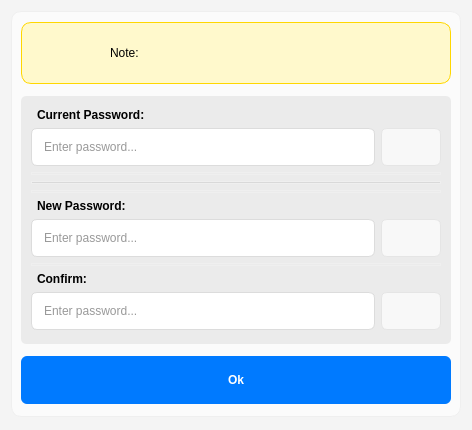
<?xml version="1.0" encoding="UTF-8"?>
<ui version="4.0">
 <class>Dialog</class>
 <widget class="QDialog" name="Dialog">
  <property name="geometry">
   <rect>
    <x>0</x>
    <y>0</y>
    <width>472</width>
    <height>430</height>
   </rect>
  </property>
  <property name="sizePolicy">
   <sizepolicy hsizetype="Preferred" vsizetype="Expanding">
    <horstretch>0</horstretch>
    <verstretch>0</verstretch>
   </sizepolicy>
  </property>
  <property name="windowTitle">
   <string>Dialog</string>
  </property>
  <property name="styleSheet">
   <string notr="true">background-color: rgb(244, 244, 244);</string>
  </property>
  <layout class="QGridLayout" name="gridLayout" rowstretch="0">
   <property name="bottomMargin">
    <number>13</number>
   </property>
   <item row="0" column="0">
    <widget class="QFrame" name="frame">
     <property name="styleSheet">
      <string notr="true">QFrame {
background-color: rgb(251, 251, 251);
border: 1px solid rgb(239, 239, 239);
border-radius: 10px;
}</string>
     </property>
     <property name="frameShape">
      <enum>QFrame::Shape::StyledPanel</enum>
     </property>
     <property name="frameShadow">
      <enum>QFrame::Shadow::Raised</enum>
     </property>
     <layout class="QGridLayout" name="gridLayout_2" rowstretch="0,0,0" columnstretch="0,0">
      <property name="topMargin">
       <number>10</number>
      </property>
      <property name="rightMargin">
       <number>9</number>
      </property>
      <property name="bottomMargin">
       <number>12</number>
      </property>
      <property name="horizontalSpacing">
       <number>6</number>
      </property>
      <property name="verticalSpacing">
       <number>12</number>
      </property>
      <item row="0" column="0" colspan="2">
       <widget class="QWidget" name="widget" native="true">
        <property name="sizePolicy">
         <sizepolicy hsizetype="Expanding" vsizetype="Expanding">
          <horstretch>0</horstretch>
          <verstretch>0</verstretch>
         </sizepolicy>
        </property>
        <property name="minimumSize">
         <size>
          <width>0</width>
          <height>62</height>
         </size>
        </property>
        <property name="styleSheet">
         <string notr="true">background-color: rgb(255, 249, 204);
border-radius: 10px;
border: 1px solid rgb(255, 215, 0);</string>
        </property>
        <layout class="QHBoxLayout" name="horizontalLayout" stretch="1,3">
         <property name="spacing">
          <number>36</number>
         </property>
         <property name="leftMargin">
          <number>21</number>
         </property>
         <property name="topMargin">
          <number>9</number>
         </property>
         <property name="rightMargin">
          <number>9</number>
         </property>
         <property name="bottomMargin">
          <number>9</number>
         </property>
         <item>
          <widget class="QLabel" name="label_4">
           <property name="maximumSize">
            <size>
             <width>32</width>
             <height>32</height>
            </size>
           </property>
           <property name="styleSheet">
            <string notr="true">border: none;</string>
           </property>
           <property name="text">
            <string/>
           </property>
           <property name="pixmap">
            <pixmap>resources/keys.png</pixmap>
           </property>
           <property name="scaledContents">
            <bool>true</bool>
           </property>
          </widget>
         </item>
         <item>
          <widget class="QLabel" name="change_pass_note">
           <property name="styleSheet">
            <string notr="true">border: none;</string>
           </property>
           <property name="text">
            <string>Note: </string>
           </property>
           <property name="alignment">
            <set>Qt::AlignmentFlag::AlignLeading|Qt::AlignmentFlag::AlignLeft|Qt::AlignmentFlag::AlignVCenter</set>
           </property>
           <property name="wordWrap">
            <bool>true</bool>
           </property>
          </widget>
         </item>
        </layout>
       </widget>
      </item>
      <item row="1" column="0" colspan="2">
       <widget class="QWidget" name="widget_2" native="true">
        <property name="sizePolicy">
         <sizepolicy hsizetype="MinimumExpanding" vsizetype="MinimumExpanding">
          <horstretch>0</horstretch>
          <verstretch>0</verstretch>
         </sizepolicy>
        </property>
        <property name="styleSheet">
         <string notr="true">background-color: rgb(235, 235, 235);
border-radius: 5px;</string>
        </property>
        <layout class="QVBoxLayout" name="verticalLayout" stretch="0,1,0,0,0,0,0,0,0,0">
         <property name="spacing">
          <number>6</number>
         </property>
         <property name="leftMargin">
          <number>10</number>
         </property>
         <property name="topMargin">
          <number>12</number>
         </property>
         <property name="rightMargin">
          <number>10</number>
         </property>
         <property name="bottomMargin">
          <number>14</number>
         </property>
         <item>
          <widget class="QLabel" name="label_2">
           <property name="font">
            <font>
             <bold>true</bold>
            </font>
           </property>
           <property name="styleSheet">
            <string notr="true">border: none;</string>
           </property>
           <property name="text">
            <string>Current Password:</string>
           </property>
           <property name="indent">
            <number>6</number>
           </property>
          </widget>
         </item>
         <item>
          <layout class="QGridLayout" name="gridLayout_3" rowstretch="0" columnstretch="10,0">
           <item row="0" column="0">
            <widget class="QLineEdit" name="change_pass_cp_box">
             <property name="sizePolicy">
              <sizepolicy hsizetype="Expanding" vsizetype="Expanding">
               <horstretch>0</horstretch>
               <verstretch>0</verstretch>
              </sizepolicy>
             </property>
             <property name="styleSheet">
              <string notr="true">QLineEdit {
    background-color: #ffffff;
    border: 1px solid #dcdcdc;
    border-radius: 6px;
    padding-left: 10px; /* space for icon */
    padding-right: 10px;
    padding-top: 6px;
    padding-bottom: 6px;
    font: 12px 'Segoe UI', sans-serif;
    color: #333333;
}

QLineEdit:focus {
    border: 1px solid #4a90e2;
    outline: none;
}</string>
             </property>
             <property name="echoMode">
              <enum>QLineEdit::EchoMode::Password</enum>
             </property>
             <property name="placeholderText">
              <string>Enter password...</string>
             </property>
             <property name="clearButtonEnabled">
              <bool>true</bool>
             </property>
            </widget>
           </item>
           <item row="0" column="1">
            <widget class="QPushButton" name="cp_visibility_btn">
             <property name="sizePolicy">
              <sizepolicy hsizetype="MinimumExpanding" vsizetype="MinimumExpanding">
               <horstretch>0</horstretch>
               <verstretch>0</verstretch>
              </sizepolicy>
             </property>
             <property name="minimumSize">
              <size>
               <width>0</width>
               <height>0</height>
              </size>
             </property>
             <property name="maximumSize">
              <size>
               <width>60</width>
               <height>16777215</height>
              </size>
             </property>
             <property name="font">
              <font>
               <pointsize>13</pointsize>
               <kerning>false</kerning>
               <fontweight>DemiBold</fontweight>
              </font>
             </property>
             <property name="cursor">
              <cursorShape>PointingHandCursor</cursorShape>
             </property>
             <property name="toolTip">
              <string>Click to see password.</string>
             </property>
             <property name="styleSheet">
              <string notr="true">    QPushButton {
	background-color: rgb(248, 248, 248);
		color: rgb(0, 0, 0);
        border: 1px solid rgb(229, 229, 229);
        border-radius: 6px;
        padding: 8px 18px;
        font-weight: 600;
    }
    QPushButton:hover {
		background-color: rgb(0, 122, 255);
		color: rgb(255, 255, 255);
    }
    QPushButton:pressed {
	background-color: rgb(0, 113, 234);
		color: rgb(255, 255, 255);
    }</string>
             </property>
             <property name="text">
              <string/>
             </property>
             <property name="icon">
              <iconset>
               <normaloff>resources/icons8-visible-100.png</normaloff>resources/icons8-visible-100.png</iconset>
             </property>
             <property name="iconSize">
              <size>
               <width>30</width>
               <height>30</height>
              </size>
             </property>
             <property name="checkable">
              <bool>false</bool>
             </property>
             <property name="flat">
              <bool>false</bool>
             </property>
            </widget>
           </item>
          </layout>
         </item>
         <item>
          <widget class="Line" name="line_2">
           <property name="orientation">
            <enum>Qt::Orientation::Horizontal</enum>
           </property>
          </widget>
         </item>
         <item>
          <widget class="Line" name="line">
           <property name="styleSheet">
            <string notr="true">background-color: rgb(217, 217, 217);</string>
           </property>
           <property name="orientation">
            <enum>Qt::Orientation::Horizontal</enum>
           </property>
          </widget>
         </item>
         <item>
          <widget class="Line" name="line_3">
           <property name="orientation">
            <enum>Qt::Orientation::Horizontal</enum>
           </property>
          </widget>
         </item>
         <item>
          <widget class="QLabel" name="label_3">
           <property name="font">
            <font>
             <bold>true</bold>
            </font>
           </property>
           <property name="styleSheet">
            <string notr="true">border: none;</string>
           </property>
           <property name="text">
            <string>New Password:</string>
           </property>
           <property name="indent">
            <number>6</number>
           </property>
          </widget>
         </item>
         <item>
          <layout class="QGridLayout" name="gridLayout_4" columnstretch="10,1">
           <item row="0" column="0">
            <widget class="QLineEdit" name="change_pass_np_box">
             <property name="sizePolicy">
              <sizepolicy hsizetype="Expanding" vsizetype="Expanding">
               <horstretch>0</horstretch>
               <verstretch>0</verstretch>
              </sizepolicy>
             </property>
             <property name="styleSheet">
              <string notr="true">QLineEdit {
    background-color: #ffffff;
    border: 1px solid #dcdcdc;
    border-radius: 6px;
    padding-left: 10px; /* space for icon */
    padding-right: 10px;
    padding-top: 6px;
    padding-bottom: 6px;
    font: 12px 'Segoe UI', sans-serif;
    color: #333333;
}

QLineEdit:focus {
    border: 1px solid #4a90e2;
    outline: none;
}</string>
             </property>
             <property name="echoMode">
              <enum>QLineEdit::EchoMode::Password</enum>
             </property>
             <property name="placeholderText">
              <string>Enter password...</string>
             </property>
             <property name="clearButtonEnabled">
              <bool>true</bool>
             </property>
            </widget>
           </item>
           <item row="0" column="1">
            <widget class="QPushButton" name="np_visibility_btn">
             <property name="sizePolicy">
              <sizepolicy hsizetype="Expanding" vsizetype="Expanding">
               <horstretch>0</horstretch>
               <verstretch>0</verstretch>
              </sizepolicy>
             </property>
             <property name="minimumSize">
              <size>
               <width>0</width>
               <height>0</height>
              </size>
             </property>
             <property name="maximumSize">
              <size>
               <width>60</width>
               <height>16777215</height>
              </size>
             </property>
             <property name="font">
              <font>
               <pointsize>13</pointsize>
               <kerning>false</kerning>
               <fontweight>DemiBold</fontweight>
              </font>
             </property>
             <property name="cursor">
              <cursorShape>PointingHandCursor</cursorShape>
             </property>
             <property name="toolTip">
              <string>Click to see password.</string>
             </property>
             <property name="styleSheet">
              <string notr="true">    QPushButton {
	background-color: rgb(248, 248, 248);
		color: rgb(0, 0, 0);
        border: 1px solid rgb(229, 229, 229);
        border-radius: 6px;
        padding: 8px 18px;
        font-weight: 600;
    }
    QPushButton:hover {
		background-color: rgb(0, 122, 255);
		color: rgb(255, 255, 255);
    }
    QPushButton:pressed {
	background-color: rgb(0, 113, 234);
		color: rgb(255, 255, 255);
    }</string>
             </property>
             <property name="text">
              <string/>
             </property>
             <property name="icon">
              <iconset>
               <normaloff>resources/icons8-visible-100.png</normaloff>resources/icons8-visible-100.png</iconset>
             </property>
             <property name="iconSize">
              <size>
               <width>30</width>
               <height>30</height>
              </size>
             </property>
             <property name="checkable">
              <bool>false</bool>
             </property>
             <property name="flat">
              <bool>false</bool>
             </property>
            </widget>
           </item>
          </layout>
         </item>
         <item>
          <widget class="Line" name="line_4">
           <property name="orientation">
            <enum>Qt::Orientation::Horizontal</enum>
           </property>
          </widget>
         </item>
         <item>
          <widget class="QLabel" name="label">
           <property name="sizePolicy">
            <sizepolicy hsizetype="MinimumExpanding" vsizetype="MinimumExpanding">
             <horstretch>0</horstretch>
             <verstretch>0</verstretch>
            </sizepolicy>
           </property>
           <property name="font">
            <font>
             <bold>true</bold>
            </font>
           </property>
           <property name="styleSheet">
            <string notr="true">border: none;</string>
           </property>
           <property name="text">
            <string>Confirm:</string>
           </property>
           <property name="indent">
            <number>6</number>
           </property>
          </widget>
         </item>
         <item>
          <layout class="QGridLayout" name="gridLayout_5" columnstretch="10,1">
           <item row="0" column="0">
            <widget class="QLineEdit" name="change_pass_confirm_box">
             <property name="sizePolicy">
              <sizepolicy hsizetype="Expanding" vsizetype="Expanding">
               <horstretch>0</horstretch>
               <verstretch>0</verstretch>
              </sizepolicy>
             </property>
             <property name="styleSheet">
              <string notr="true">QLineEdit {
    background-color: #ffffff;
    border: 1px solid #dcdcdc;
    border-radius: 6px;
    padding-left: 10px; /* space for icon */
    padding-right: 10px;
    padding-top: 6px;
    padding-bottom: 6px;
    font: 12px 'Segoe UI', sans-serif;
    color: #333333;
}

QLineEdit:focus {
    border: 1px solid #4a90e2;
    outline: none;
}</string>
             </property>
             <property name="echoMode">
              <enum>QLineEdit::EchoMode::Password</enum>
             </property>
             <property name="placeholderText">
              <string>Enter password...</string>
             </property>
             <property name="clearButtonEnabled">
              <bool>true</bool>
             </property>
            </widget>
           </item>
           <item row="0" column="1">
            <widget class="QPushButton" name="changepass_visibility_btn">
             <property name="sizePolicy">
              <sizepolicy hsizetype="Expanding" vsizetype="Expanding">
               <horstretch>0</horstretch>
               <verstretch>0</verstretch>
              </sizepolicy>
             </property>
             <property name="minimumSize">
              <size>
               <width>0</width>
               <height>0</height>
              </size>
             </property>
             <property name="maximumSize">
              <size>
               <width>60</width>
               <height>16777215</height>
              </size>
             </property>
             <property name="font">
              <font>
               <pointsize>13</pointsize>
               <kerning>false</kerning>
               <fontweight>DemiBold</fontweight>
              </font>
             </property>
             <property name="cursor">
              <cursorShape>PointingHandCursor</cursorShape>
             </property>
             <property name="toolTip">
              <string>Click to see password.</string>
             </property>
             <property name="styleSheet">
              <string notr="true">    QPushButton {
	background-color: rgb(248, 248, 248);
		color: rgb(0, 0, 0);
        border: 1px solid rgb(229, 229, 229);
        border-radius: 6px;
        padding: 8px 18px;
        font-weight: 600;
    }
    QPushButton:hover {
		background-color: rgb(0, 122, 255);
		color: rgb(255, 255, 255);
    }
    QPushButton:pressed {
	background-color: rgb(0, 113, 234);
		color: rgb(255, 255, 255);
    }</string>
             </property>
             <property name="text">
              <string/>
             </property>
             <property name="icon">
              <iconset>
               <normaloff>resources/icons8-visible-100.png</normaloff>resources/icons8-visible-100.png</iconset>
             </property>
             <property name="iconSize">
              <size>
               <width>30</width>
               <height>30</height>
              </size>
             </property>
             <property name="checkable">
              <bool>false</bool>
             </property>
             <property name="flat">
              <bool>false</bool>
             </property>
            </widget>
           </item>
          </layout>
         </item>
        </layout>
       </widget>
      </item>
      <item row="2" column="0" colspan="2">
       <widget class="QPushButton" name="admin_change_pass_btn">
        <property name="sizePolicy">
         <sizepolicy hsizetype="Expanding" vsizetype="Expanding">
          <horstretch>0</horstretch>
          <verstretch>0</verstretch>
         </sizepolicy>
        </property>
        <property name="styleSheet">
         <string notr="true">    QPushButton {
  		background-color: rgb(0, 122, 255);
		color: rgb(255, 255, 255);
        border: none;
        border-radius: 6px;
        padding: 8px 18px;
        font-weight: 600;
    }
    QPushButton:hover {
	background-color: rgb(249, 249, 249);
	color: rgb(0, 122, 255);
    }
    QPushButton:pressed {
	background-color: rgb(0, 113, 234);
		color: rgb(255, 255, 255);
    }</string>
        </property>
        <property name="text">
         <string>Ok</string>
        </property>
       </widget>
      </item>
     </layout>
    </widget>
   </item>
  </layout>
 </widget>
 <resources/>
 <connections/>
</ui>
